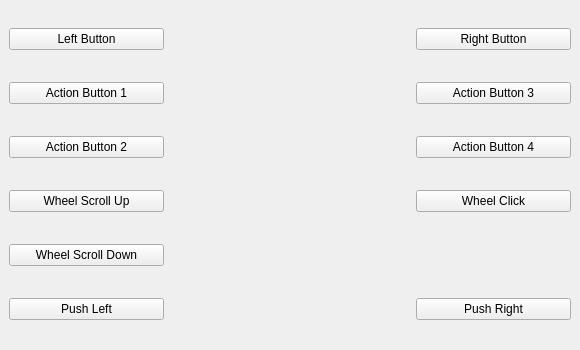
                    <widget class="QWidget" name="pgMBTopStandard">
                     <property name="geometry">
                      <rect>
                       <x>0</x>
                       <y>0</y>
                       <width>580</width>
                       <height>350</height>
                      </rect>
                     </property>
                     <attribute name="label">
                      <string>Top Buttons</string>
                     </attribute>
                     <attribute name="toolTip">
                      <string>Assign top buttons</string>
                     </attribute>
                     <layout class="QGridLayout" name="gridLayout_19">
                      <property name="leftMargin">
                       <number>0</number>
                      </property>
                      <property name="topMargin">
                       <number>0</number>
                      </property>
                      <property name="rightMargin">
                       <number>0</number>
                      </property>
                      <property name="bottomMargin">
                       <number>0</number>
                      </property>
                      <property name="spacing">
                       <number>0</number>
                      </property>
                      <item row="0" column="0">
                       <spacer name="horizontalSpacer_11">
                        <property name="orientation">
                         <enum>Qt::Orientation::Horizontal</enum>
                        </property>
                        <property name="sizeHint" stdset="0">
                         <size>
                          <width>40</width>
                          <height>20</height>
                         </size>
                        </property>
                       </spacer>
                      </item>
                      <item row="0" column="1">
                       <widget class="QWidget" name="pnlTopButtons" native="true">
                        <property name="sizePolicy">
                         <sizepolicy hsizetype="Fixed" vsizetype="Fixed">
                          <horstretch>0</horstretch>
                          <verstretch>0</verstretch>
                         </sizepolicy>
                        </property>
                        <property name="minimumSize">
                         <size>
                          <width>580</width>
                          <height>350</height>
                         </size>
                        </property>
                        <property name="maximumSize">
                         <size>
                          <width>580</width>
                          <height>350</height>
                         </size>
                        </property>
                        <layout class="QGridLayout" name="gridLayout_12">
                         <property name="spacing">
                          <number>12</number>
                         </property>
                         <item row="3" column="1">
                          <spacer name="horizontalSpacer_4">
                           <property name="orientation">
                            <enum>Qt::Orientation::Horizontal</enum>
                           </property>
                           <property name="sizeType">
                            <enum>QSizePolicy::Policy::Fixed</enum>
                           </property>
                           <property name="sizeHint" stdset="0">
                            <size>
                             <width>240</width>
                             <height>24</height>
                            </size>
                           </property>
                          </spacer>
                         </item>
                         <item row="3" column="0">
                          <widget class="QPushButton" name="pbMBStdTopWScrollUp">
                           <property name="text">
                            <string>Wheel Scroll Up</string>
                           </property>
                          </widget>
                         </item>
                         <item row="0" column="0">
                          <widget class="QPushButton" name="pbMBStdTopLeft">
                           <property name="text">
                            <string>Left Button</string>
                           </property>
                          </widget>
                         </item>
                         <item row="2" column="1">
                          <spacer name="horizontalSpacer_3">
                           <property name="orientation">
                            <enum>Qt::Orientation::Horizontal</enum>
                           </property>
                           <property name="sizeType">
                            <enum>QSizePolicy::Policy::Fixed</enum>
                           </property>
                           <property name="sizeHint" stdset="0">
                            <size>
                             <width>240</width>
                             <height>24</height>
                            </size>
                           </property>
                          </spacer>
                         </item>
                         <item row="5" column="1">
                          <spacer name="horizontalSpacer_10">
                           <property name="orientation">
                            <enum>Qt::Orientation::Horizontal</enum>
                           </property>
                           <property name="sizeType">
                            <enum>QSizePolicy::Policy::Fixed</enum>
                           </property>
                           <property name="sizeHint" stdset="0">
                            <size>
                             <width>240</width>
                             <height>24</height>
                            </size>
                           </property>
                          </spacer>
                         </item>
                         <item row="2" column="0">
                          <widget class="QPushButton" name="pbMBStdTopAction2">
                           <property name="text">
                            <string>Action Button 2</string>
                           </property>
                          </widget>
                         </item>
                         <item row="0" column="2">
                          <widget class="QPushButton" name="pbMBStdTopRight">
                           <property name="text">
                            <string>Right Button</string>
                           </property>
                          </widget>
                         </item>
                         <item row="0" column="1">
                          <spacer name="horizontalSpacer_2">
                           <property name="orientation">
                            <enum>Qt::Orientation::Horizontal</enum>
                           </property>
                           <property name="sizeType">
                            <enum>QSizePolicy::Policy::Fixed</enum>
                           </property>
                           <property name="sizeHint" stdset="0">
                            <size>
                             <width>240</width>
                             <height>24</height>
                            </size>
                           </property>
                          </spacer>
                         </item>
                         <item row="5" column="0">
                          <widget class="QPushButton" name="pbMBStdTopPushLeft">
                           <property name="text">
                            <string>Push Left</string>
                           </property>
                          </widget>
                         </item>
                         <item row="5" column="2">
                          <widget class="QPushButton" name="pbMBStdTopPushRight">
                           <property name="text">
                            <string>Push Right</string>
                           </property>
                          </widget>
                         </item>
                         <item row="2" column="2">
                          <widget class="QPushButton" name="pbMBStdTopAction4">
                           <property name="text">
                            <string>Action Button 4</string>
                           </property>
                          </widget>
                         </item>
                         <item row="1" column="1">
                          <spacer name="horizontalSpacer_5">
                           <property name="orientation">
                            <enum>Qt::Orientation::Horizontal</enum>
                           </property>
                           <property name="sizeType">
                            <enum>QSizePolicy::Policy::Fixed</enum>
                           </property>
                           <property name="sizeHint" stdset="0">
                            <size>
                             <width>240</width>
                             <height>24</height>
                            </size>
                           </property>
                          </spacer>
                         </item>
                         <item row="1" column="0">
                          <widget class="QPushButton" name="pbMBStdTopAction1">
                           <property name="text">
                            <string>Action Button 1</string>
                           </property>
                          </widget>
                         </item>
                         <item row="1" column="2">
                          <widget class="QPushButton" name="pbMBStdTopAction3">
                           <property name="text">
                            <string>Action Button 3</string>
                           </property>
                          </widget>
                         </item>
                         <item row="3" column="2">
                          <widget class="QPushButton" name="pbMBStdTopWClick">
                           <property name="text">
                            <string>Wheel Click</string>
                           </property>
                          </widget>
                         </item>
                         <item row="4" column="0">
                          <widget class="QPushButton" name="pbMBStdTopWScrollDown">
                           <property name="text">
                            <string>Wheel Scroll Down</string>
                           </property>
                          </widget>
                         </item>
                         <item row="4" column="1">
                          <spacer name="horizontalSpacer_17">
                           <property name="orientation">
                            <enum>Qt::Orientation::Horizontal</enum>
                           </property>
                           <property name="sizeType">
                            <enum>QSizePolicy::Policy::Fixed</enum>
                           </property>
                           <property name="sizeHint" stdset="0">
                            <size>
                             <width>240</width>
                             <height>24</height>
                            </size>
                           </property>
                          </spacer>
                         </item>
                        </layout>
                       </widget>
                      </item>
                      <item row="0" column="2">
                       <spacer name="horizontalSpacer_26">
                        <property name="orientation">
                         <enum>Qt::Orientation::Horizontal</enum>
                        </property>
                        <property name="sizeHint" stdset="0">
                         <size>
                          <width>12</width>
                          <height>20</height>
                         </size>
                        </property>
                       </spacer>
                      </item>
                      <item row="1" column="1">
                       <spacer name="verticalSpacer_3">
                        <property name="orientation">
                         <enum>Qt::Orientation::Vertical</enum>
                        </property>
                        <property name="sizeHint" stdset="0">
                         <size>
                          <width>20</width>
                          <height>159</height>
                         </size>
                        </property>
                       </spacer>
                      </item>
                     </layout>
                    </widget>
